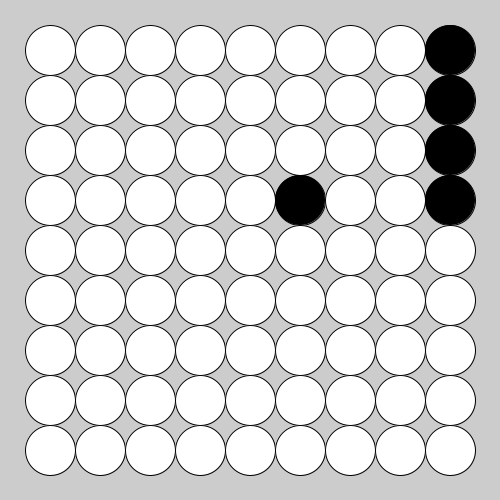
Frame 1 (no input)
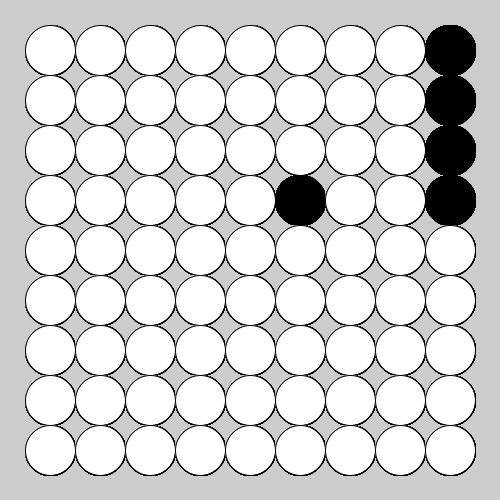
Frame 60 (the mouse pressed at the canvas centre just before this capture)
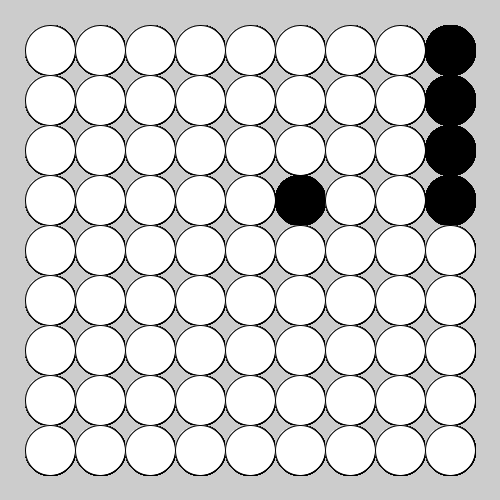
Frame 120 (the mouse held since frame 60 and released just before this capture)

The Processing sketch that drew these frames (run headless with seeded random() and noise(); from frame 60 on, the mouse is pressed at the canvas centre):

// Processing sketch: week04_5_simple_go_p5_js
// ── week04_5_simple_go_p5_js.pde
void setup(){
  size(500,500);
}
int [][] go ={
  {0,0,0,0,0,0,0,0,1},
  {0,0,0,0,0,0,0,0,1},
  {0,0,0,0,0,0,0,0,1},
  {0,0,0,0,0,1,0,0,1},
  {0,0,0,0,0,0,0,0,0},
  {0,0,0,0,0,0,0,0,0},
  {0,0,0,0,0,0,0,0,0},
  {0,0,0,0,0,0,0,0,0},
  {0,0,0,0,0,0,0,0,0},
};
void draw(){
  for(int i=0; i<9; i++){
    for(int j=0; j<9; j++){
      if( go[i][j]==1) fill(0);
      else fill(255);
      ellipse(50+j*50, 50+i*50, 50, 50);
    }
  }
}
